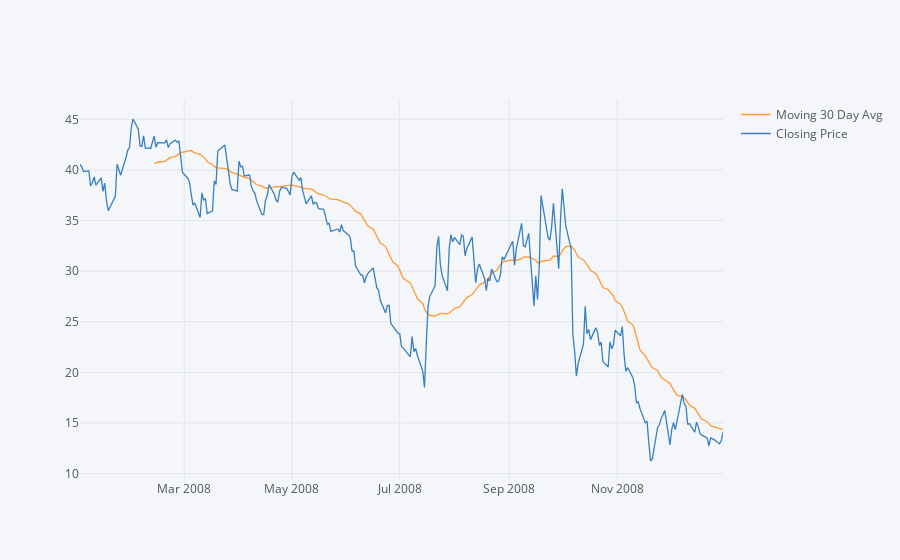

Write notebook code for a chart like this one.
### Code cell
Moving_Avg = bank_df['BAC']['Close'].loc['2008-01-01':'2009-01-01'].rolling(window=30).mean()
Closing_Price = bank_df['BAC']['Close'].loc['2008-01-01':'2009-01-01']
New_df = pd.merge(Moving_Avg,Close_Price,on = 'Date')
New_df.rename(columns = {'Close_x':'Moving 30 Day Avg'}, inplace = True)
New_df.rename(columns = {'Close_y':'Closing Price'}, inplace = True)
New_df.iplot()

### Figure 1 — Plotly figure (JSON) as saved in the notebook; plotly's stock layout.template omitted (floating-point values rounded to 4 significant figures; data arrays with more than 128 entries replaced by an {"elided": "..."} marker saying what was removed)
{"data": [{"line": {"color": "rgba(255, 153, 51, 1.0)", "dash": "solid", "shape": "linear", "width": 1.3}, "mode": "lines", "name": "Moving 30 Day Avg", "text": "", "type": "scatter", "x": {"elided": "253 str values"}, "y": {"elided": "253 mixed values"}}, {"line": {"color": "rgba(55, 128, 191, 1.0)", "dash": "solid", "shape": "linear", "width": 1.3}, "mode": "lines", "name": "Closing Price", "text": "", "type": "scatter", "x": {"elided": "253 str values"}, "y": {"elided": "253 float values"}}], "layout": {"legend": {"bgcolor": "#F5F6F9", "font": {"color": "#4D5663"}}, "paper_bgcolor": "#F5F6F9", "plot_bgcolor": "#F5F6F9", "title": {"font": {"color": "#4D5663"}}, "xaxis": {"gridcolor": "#E1E5ED", "showgrid": true, "tickfont": {"color": "#4D5663"}, "title": {"font": {"color": "#4D5663"}, "text": ""}, "zerolinecolor": "#E1E5ED"}, "yaxis": {"gridcolor": "#E1E5ED", "showgrid": true, "tickfont": {"color": "#4D5663"}, "title": {"font": {"color": "#4D5663"}, "text": ""}, "zerolinecolor": "#E1E5ED"}}}
